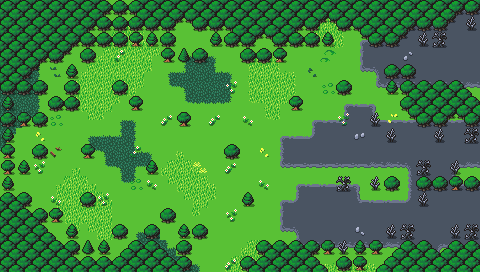

This is a level from a 2D game, rendered from its Tiled map with the project's own tilesets. A one-line summary and the map file follow, with tile-layer data summarised:
An orthogonal 30x17 tile map with 16x16 px tiles, 3 tile layers (Background, Ground, Clutter), 2 tilesets and 28 objects.

<map version="1.10" tiledversion="1.10.2" orientation="orthogonal" renderorder="right-down" width="30" height="17" tilewidth="16" tileheight="16" infinite="0" nextlayerid="7" nextobjectid="94">
 <editorsettings>
  <export target="wastetown..tmx" format="tmx" />
 </editorsettings>
 <tileset firstgid="1" source="../../tileset/main.tsx" />
 <tileset firstgid="10113" source="../../tileset/buildings.tsx" />
 <layer id="1" name="Background" width="30" height="17">
  <data>[510 cells, 510 non-empty, 5 distinct tile ids]</data>
 </layer>
 <layer id="2" name="Ground" width="30" height="17">
  <data>[510 cells, 244 non-empty, 49 distinct tile ids]</data>
 </layer>
 <layer id="3" name="Clutter" width="30" height="17">
  <properties>
   <property name="spriteLayer" type="bool" value="true" />
  </properties>
  <data>[510 cells, 261 non-empty, 42 distinct tile ids]</data>
 </layer>
 <objectgroup id="4" name="Objects">
  <object id="38" template="../../obj/entry_up.tx" x="192" y="271.5" width="48" height="16">
   <properties>
    <property name="teleport" value="" />
   </properties>
  </object>
  <object id="48" template="../../obj/treasure.tx" x="459.879" y="51.5833" />
  <object id="63" template="../../obj/gold.tx" x="16.3346" y="142.336" />
  <object id="65" template="../../obj/enemy.tx" x="102.75" y="212.833">
   <properties>
    <property name="enemy" value="Faerie" />
    <property name="threatRange" type="int" value="50" />
    <property name="waypoints" value="85,83,84" />
   </properties>
  </object>
  <object id="66" template="../../obj/enemy.tx" x="122.029" y="134.686">
   <properties>
    <property name="enemy" value="Elk" />
    <property name="threatRange" type="int" value="50" />
    <property name="waypoints" value="86,82,87,82" />
   </properties>
  </object>
  <object id="69" template="../../obj/enemy.tx" x="328.993" y="158.5">
   <properties>
    <property name="enemy" value="Eldrazi" />
    <property name="threatRange" type="int" value="50" />
    <property name="waypoints" value="77,78,76" />
   </properties>
  </object>
  <object id="70" template="../../obj/enemy.tx" x="381" y="61.5833">
   <properties>
    <property name="enemy" value="Eldrazi" />
    <property name="threatRange" type="int" value="50" />
    <property name="waypoints" value="80,81,79" />
   </properties>
  </object>
  <object id="71" template="../../obj/enemy.tx" x="315.019" y="219.713">
   <properties>
    <property name="enemy" value="Eldrazi" />
    <property name="threatRange" type="int" value="50" />
    <property name="waypoints" value="75,74" />
   </properties>
  </object>
  <object id="72" template="../../obj/manashards.tx" x="448.353" y="159.693" />
  <object id="74" template="../../obj/waypoint.tx" x="447.479" y="223.015" />
  <object id="75" template="../../obj/waypoint.tx" x="286.773" y="221.705" />
  <object id="76" template="../../obj/waypoint.tx" x="457.523" y="156.636" />
  <object id="77" template="../../obj/waypoint.tx" x="286.773" y="161.877" />
  <object id="78" template="../../obj/waypoint.tx" x="348.348" y="126.067" />
  <object id="79" template="../../obj/waypoint.tx" x="463.2" y="41.3472" />
  <object id="80" template="../../obj/waypoint.tx" x="361.449" y="64.9291" />
  <object id="81" template="../../obj/waypoint.tx" x="436.125" y="72.7897" />
  <object id="82" template="../../obj/waypoint.tx" x="160.13" y="154.89" />
  <object id="83" template="../../obj/waypoint.tx" x="101.175" y="71.9163" />
  <object id="84" template="../../obj/waypoint.tx" x="49.6445" y="188.079" />
  <object id="85" template="../../obj/waypoint.tx" x="136.985" y="213.844" />
  <object id="86" template="../../obj/waypoint.tx" x="68.4227" y="132.181" />
  <object id="87" template="../../obj/waypoint.tx" x="207.73" y="186.332" />
  <object id="89" template="../../obj/booster.tx" x="461.89" y="211.661">
   <properties>
    <property name="reward">[
  {
    "editions": [ "BFZ" ],
    "type": "card",
    "count": 10,
    "colors": ["Colorless"],
    "rarity": [ "Common" ]
  },
  {
    "editions": [ "BFZ" ],
    "type": "card",
    "count": 3,
    "colors": ["Colorless"],
    "rarity": [ "Uncommon" ]
  },
  {
    "editions": [ "BFZ" ],
    "type": "card",
    "count": 1,
    "colors": ["Colorless"],
    "rarity": [ "Rare", "Mythic Rare" ]
  }
]
</property>
   </properties>
  </object>
  <object id="90" template="../../obj/collision.tx" x="-16" y="-16" width="512" height="16" />
  <object id="91" template="../../obj/collision.tx" x="-16" y="272" width="512" height="16" />
  <object id="92" template="../../obj/collision.tx" x="-16" y="0" width="16" height="272" />
  <object id="93" template="../../obj/collision.tx" x="480" y="0" width="16" height="272" />
 </objectgroup>
</map>
